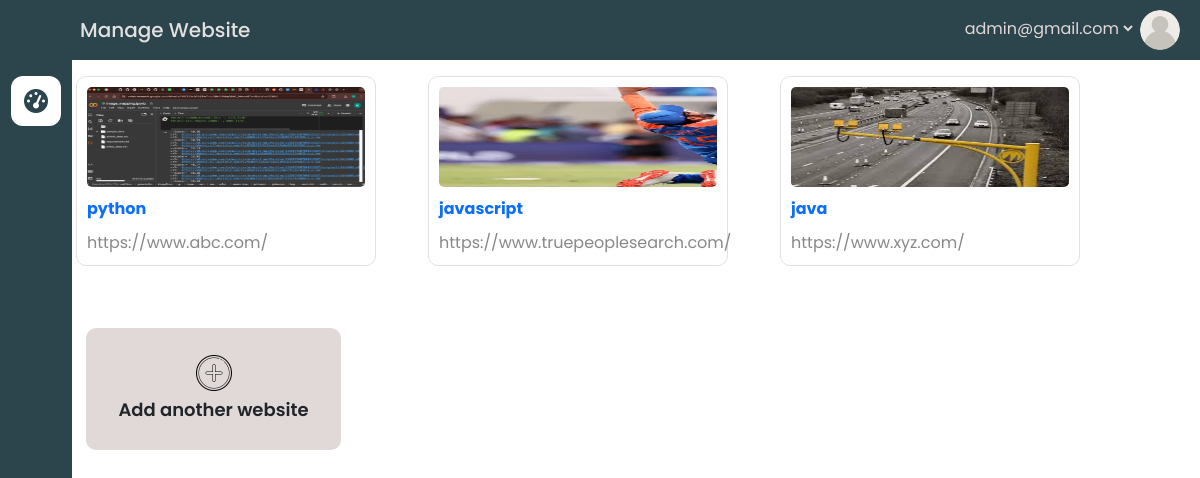
Screenshot of / (signed in) with the database file from the repository.
### accounts/models.py (models this page shows, shortened)
class User(AbstractBaseUser):
    first_name = models.CharField(max_length=50, null=True, blank=True)
    last_name = models.CharField(max_length=50, null=True, blank=True)
    email = models.EmailField(max_length=100, unique=True)
    is_active = models.BooleanField(default=True)
    is_admin = models.BooleanField(default=False)
    is_staff = models.BooleanField(default=False)
    is_superuser = models.BooleanField(default=False)
    objects = UserManager()
    USERNAME_FIELD = 'email'

### base_app/models.py (models this page shows, shortened)
class Website(models.Model):
    name = models.CharField(max_length=200, unique=True)
    url = models.URLField(max_length=255, unique=True)
    background_image = models.ImageField(upload_to='bg_images/')

### base_app/views.py (the view)
# urls.py: path('', views.home, name='home'),
@login_required
def home(request):
    websites = Website.objects.all()
    context = {
        'websites': websites,
    }
    return render(request, 'base_app/index.html', context)

### base_app/templates/base_app/index.html (shortened to what this page needs)
<!DOCTYPE html>
{% load static %}
<html lang="en">
<head>
    <link rel="stylesheet" href="https://cdn.jsdelivr.net/npm/bootstrap@5.2.3/dist/css/bootstrap.min.css">
    <link rel="stylesheet" href="https://cdnjs.cloudflare.com/ajax/libs/font-awesome/6.6.0/css/all.min.css">
</head>
<body>
    <main>
            <div class="left_slide_sec p-0">
                <div class="left_slide">
                    <div class="dashboard_icon">
                        <i class="fas fa-tachometer-alt"></i>
                    </div>
                </div>
            </div>
            <div class="right_main_sec p-0">
                <header>
                    <div class="header_bg_sec">
                        <h1>Manage Website</h1>
                        <div class="user-info">
                            <select id="user-dropdown" class="user-dropdown">
                                <option value="email">{{ request.user.email }}</option>
                            </select>
                            <img src="{% static 'base_app/icons/user_avatar.png' %}" alt="User Avatar" class="user-avatar">
                        </div>
                    </div>
                </header>
                <div class="website-container">
                    {% if websites %}
                        {% for website in websites %}
                          <a href="{% url 'add_website_config' website.id %}">
                            <div class="website-item m-3">
                                <img src="{{ website.background_image.url }}" style="max-width: 100%; height: 100px;" alt=" website " class="website-screenshot">
                                <div class="website-info">
                                    <span class="website-name">{{ website.name }}</span><br>
                                </div>
                                <div class="website-info">
                                    <span class="website-url">{{ website.url }}</span>
                                </div>
                            </div>
                          </a>
                        {% endfor %}
                    {% endif %}
                    <div class="add_website_outer m-3" data-bs-toggle="modal" data-bs-target="#exampleModal">
                        <div class="inner_design_add_website">
                            <img src="{% static 'base_app/icons/add_icon.png' %}" alt="My Icon">
                            <h3>Add another website</h3>
                        </div>
                    </div>
                </div>
            </div>
    </main>
</body>
</html>

### base_app/templates/base_app/index.html (style rules this page uses)
* { margin: 0; padding: 0; box-sizing: border-box; font-family: "Poppins", sans-serif; }
a { text-decoration: none; }
.inner_design_add_website { background-color: #e1d8d8; width: 255px; padding: 20px; text-align: center; border-radius: 10px; margin: 10px; cursor: pointer; }
.inner_design_add_website h3 { font-size: 18px; line-height: 24px; font-weight: 600; }
.inner_design_add_website img { height: 50px; width: 50px; }
.website-container { display: flex; flex-wrap: wrap; gap: 20px; align-items: center; }
.website-item { background-color: white; border: 1px solid #e1e1e1; border-radius: 10px; padding: 10px; width: 300px; }
.website-screenshot { width: 100%; height: auto; border-radius: 5px; }
.website-info { display: flex; align-items: center; justify-content: space-between; margin-top: 10px; }
.website-name { font-weight: bold; }
.website-url { color: #888; }
.left_slide { background-color: #2c454c; height: 100vh; padding: 11px; position: fixed; left: 0; top: 0; display: flex; flex-direction: column; align-items: center; padding-top: 20px; }
.header_bg_sec { background-color: #2c454c; height: 60px; width: 100%; }
.header_bg_sec { background-color: #2c454c; height: 60px; width: 100%; display: flex; justify-content: space-between; align-items: center; padding: 0 20px; }
.header_bg_sec h1 { color: #e1e1e1; font-size: 20px; font-weight: 500; margin: 0; }
.user-info img { height: 40px; width: 40px; object-fit: cover; border-radius: 100%; }
.user-info .user-dropdown { background-color: transparent; color: #e1d8d8; border: none; }
.dashboard_icon { width: 50px; height: 50px; background-color: #ffffff; border-radius: 12px; display: flex; justify-content: center; align-items: center; margin-bottom: 20px; transition: all 0.3s ease; cursor: pointer; margin-top: 56px; }
.dashboard_icon i { font-size: 24px; color: #2c454c; transition: all 0.3s ease; }
main { display: flex; }
.left_slide_sec { width: 5%; }
.right_main_sec { width: 95%; }

### rows the page displays
User: email "admin@gmail.com"
Website: background_image (picture), name "python", url "https://www.abc.com/"
Website: background_image (picture), name "javascript", url "https://www.truepeoplesearch.com/"
Website: background_image (picture), name "java", url "https://www.xyz.com/"
